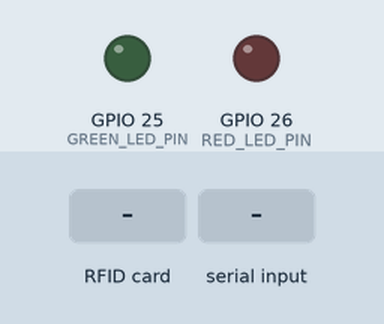
This sketch was run on a simulated ESP32. Shown: output pins drawn as LEDs (lit = HIGH). The inputs (shaded band) are chosen by the test bench. WiFi joins after 1.5 s; servers stay silent unless stated; uploads are accepted with an empty reply; what the sketch prints to the serial monitor is not drawn.

Above: at 3.2 s.
3.3 s: RFID card 5E 7A 19 C4 held to the reader
At 3.43 s:
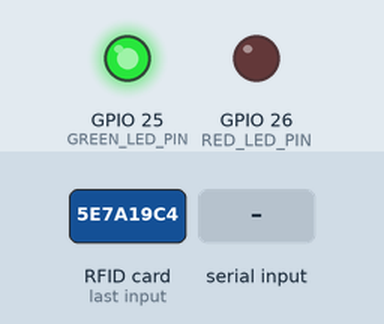
5.0 s: "1" received over the second serial link
At 5.13 s:
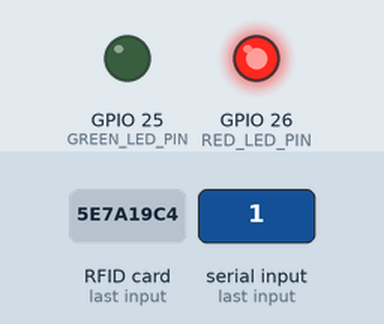
Timing chart, 0 to 8.0 s (numbered marks = the images above; inputs shaded):
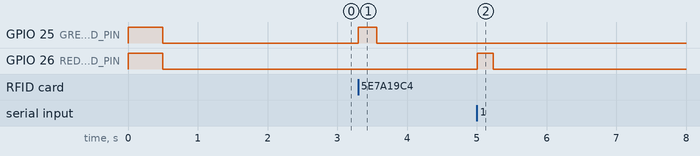

Measured:
- after the input at 3.3 s, GPIO 25 (GREEN_LED_PIN): LOW → HIGH at once, → LOW 0.26 s later
- after the input at 5.0 s, GPIO 26 (RED_LED_PIN): LOW → HIGH at once, → LOW 0.23 s later

The sketch:

ESP32_firmware.ino
```cpp
#include <WiFi.h>
#include <HTTPClient.h>
#include <SPI.h>
#include <MFRC522.h>

#define SS_PIN 21
#define RST_PIN 22
#define GREEN_LED_PIN 25
#define RED_LED_PIN 26
#define RXD2 16
#define TXD2 17

// Create MFRC522 instance.
MFRC522 mfrc522(SS_PIN, RST_PIN);

// Create HTTP instance.
HTTPClient http;

//define WiFi connection credentials
//const char* ssid = "BioShok";
//const char* password = "07121991";

const char*  ssid = "Inther";
const char*  password = "inth3rmoldova";

//Your Domain name with URL path or IP address with path
String serverName = "http://172.17.41.51:8080/api/arduino";
//String serverName = "http://192.168.10.105:8080/api/arduino";

//security:
const char *security_token = "ac92c0cf-417e-4915-8520-0a8f2fb2b4ef";
//workstation id
const char *wsid = "WS01";

String lastRead;
String barcode;

void setup() {
  //Initialize Serial port
  Serial.begin(9600);
  //Initialize Serial port 2 for GM67 barcode scanner
  Serial2.begin(9600, SERIAL_8N1, RXD2, TXD2);
  Serial.println();
  Serial.println("Serial Txd is on pin: "+String(TXD2));
  Serial.println("Serial Rxd is on pin: "+String(RXD2));

  //initialize led
  pinMode(GREEN_LED_PIN, OUTPUT);
  pinMode(RED_LED_PIN, OUTPUT);
  //test led
  digitalWrite(GREEN_LED_PIN, HIGH);
  digitalWrite(RED_LED_PIN, HIGH);
  delay(500);
  digitalWrite(GREEN_LED_PIN, LOW);
  digitalWrite(RED_LED_PIN, LOW);

  //Connect to WiFi
  WiFi.begin(ssid, password);
  Serial.println("Connecting");
  while(WiFi.status() != WL_CONNECTED) {
    delay(500);
    Serial.print(".");
  }
  Serial.println("");
  Serial.print("Connected to WiFi network with IP Address: ");
  Serial.println(WiFi.localIP());

  // Initiate  SPI bus
  SPI.begin();
  // Initiate MFRC522
  mfrc522.PCD_Init();

  Serial.println("Approximate your card to the reader...");
  Serial.println("Or scan a QR code...");
  Serial.println();

}

void loop() {
  handleRfRead();
  handleQrScan();
}

/*
* Method to handle scans from Barcode scanner
*
*/
void handleQrScan() {
  //Check for any barcode scans
  while (Serial2.available()) {
    barcode += char(Serial2.read());
  }
  if (barcode.length() > 0) {
    digitalWrite(RED_LED_PIN, HIGH);
    //Show scanned barcode/QR on serial monitor
    Serial.print("Received QR scan: ");
    Serial.println(barcode);
    barcode.trim();
    //Send data to server
    sendData(barcode, "/qr");
    barcode = "";
    digitalWrite(RED_LED_PIN, LOW);
  }
}

/*
* Method to handle reads from RF reader
*/
void handleRfRead() {
  // Look for new cards
  if (!(mfrc522.PICC_IsNewCardPresent() && mfrc522.PICC_ReadCardSerial())) {
    return;
  }

  digitalWrite(GREEN_LED_PIN, HIGH);
  //Show UID on serial monitor
  Serial.print("UID tag :");
  String content= "";
  byte letter;
  for (byte i = 0; i < mfrc522.uid.size; i++)
  {
     Serial.print(mfrc522.uid.uidByte[i] < 0x10 ? " 0" : " ");
     Serial.print(mfrc522.uid.uidByte[i], HEX);
     content.concat(String(mfrc522.uid.uidByte[i] < 0x10 ? " 0" : " "));
     content.concat(String(mfrc522.uid.uidByte[i], HEX));
  }
  Serial.println();

  content.toUpperCase();
  String readData = content.substring(1);
  if(readData != lastRead) {
    lastRead = readData;
    Serial.println("Send request for new id");
  } else {
    //The last UID was scanned again. Add a delay to prevent accidental double scan
    Serial.println("The same id read");
    delay(500);
    digitalWrite(GREEN_LED_PIN, LOW);
    return;
  }
  //Send data to server
  sendData(readData, "/rf");

  digitalWrite(GREEN_LED_PIN, LOW);
}

/*
* Methond for sending data to server by using REST API
*
* dataStr  data to be sent
* mapping  enpoint suffix
*/
void sendData(String dataStr, String mapping) {
   //Check WiFi connection status before sending HTTP request
   if(WiFi.status()== WL_CONNECTED){

      // Your Domain name with URL path or IP address with path
      String endpoint = serverName + String(mapping);
      Serial.print("POST request will be sent to path: ");
      Serial.println(endpoint);
      http.begin(endpoint.c_str());

      String httpRequestData = String(security_token) + String(";") + String(wsid) + String(";") + String(dataStr) + String(";");
      // Send HTTP POST request
      int httpResponseCode = http.POST(httpRequestData);
      Serial.print("HTTP Response code after POST: ");
      Serial.println(httpResponseCode);

      // Free resources
      http.end();
    }
    else {
      Serial.println("WiFi Disconnected");
    }
}
```
